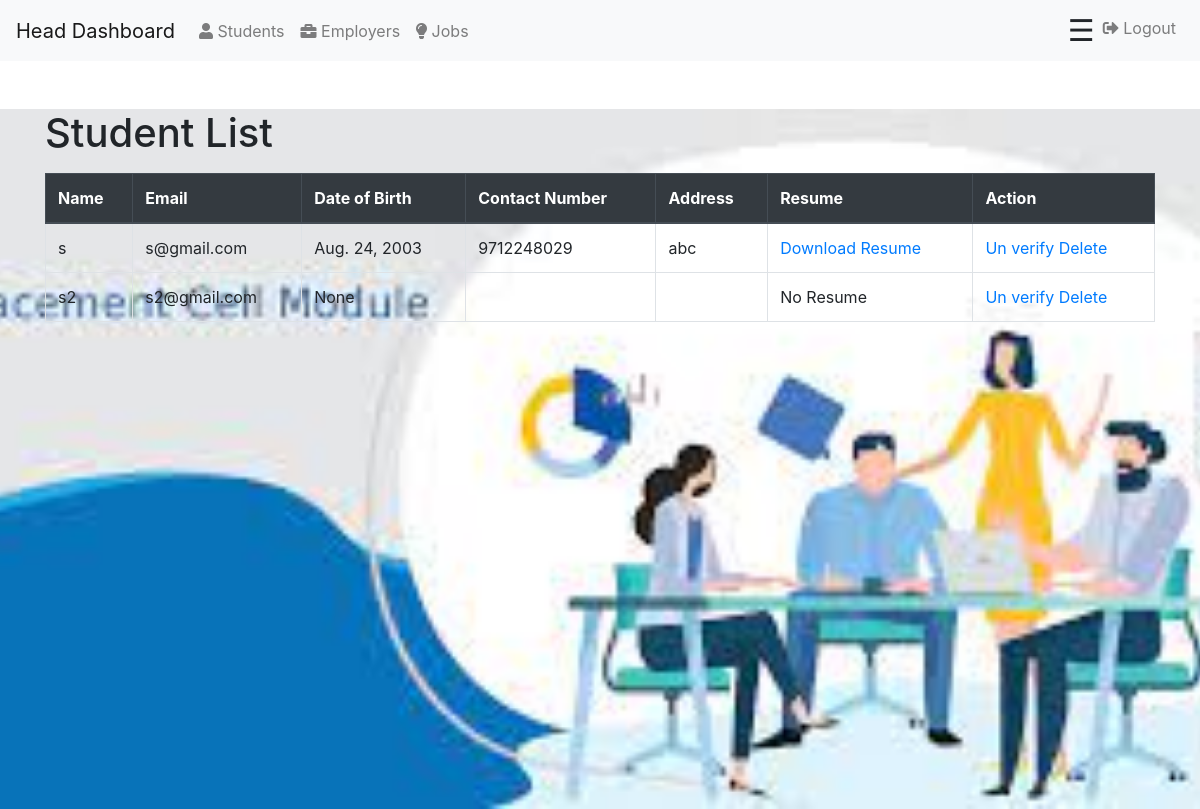
Before: /head/students/ (signed in) with the older database file.
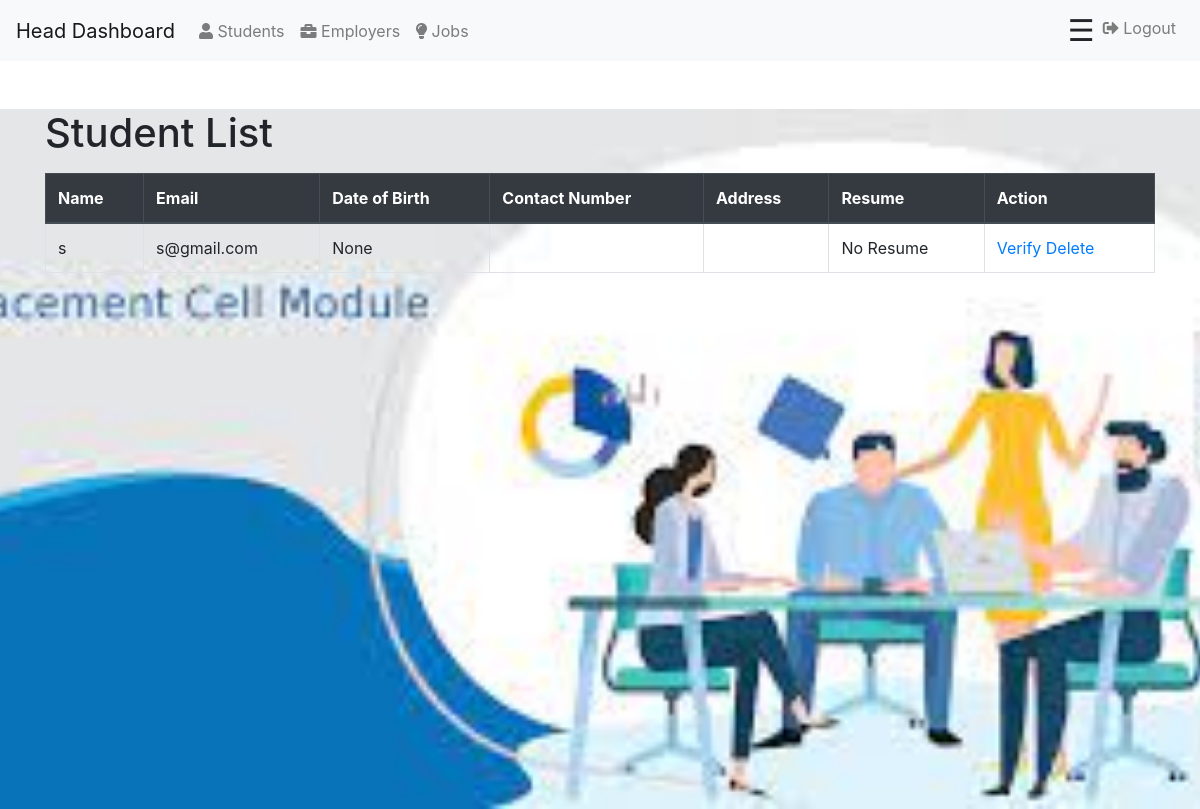
After: the same page with the newer database file.
### user_management/models.py (models this page shows, shortened)
class StudentProfile(models.Model):
    user = models.OneToOneField(CustomUser, on_delete=models.CASCADE)
    full_name = models.CharField(max_length=100)
    date_of_birth = models.DateField(null=True)
    contact_number = models.CharField(max_length=15)
    address = models.TextField()
    spi_semester1 = models.FloatField(null=True)
    spi_semester2 = models.FloatField(null=True)
    spi_semester3 = models.FloatField(null=True)
    spi_semester4 = models.FloatField(null=True)
    spi_semester5 = models.FloatField(null=True)
    spi_semester6 = models.FloatField(null=True)
    spi_semester7 = models.FloatField(null=True)
    spi_semester8 = models.FloatField(null=True)
    cgpa = models.FloatField(null=True, editable=False)
    resume = models.FileField(upload_to='resumes/')
    is_verified = models.BooleanField(default=False)

class CustomUser(AbstractUser):
    email = models.EmailField(unique=True)
    user_type = models.CharField(choices=[('student', 'Student'), ('head', 'Head'), ('employer', "Employer")], max_length=10)
    full_name = models.CharField(max_length=100)

### user_management/views.py (the view)
# urls.py: path('head/students/', views.students_list, name='head_students_list'),
@login_required(login_url='head_login')
def students_list(request):
    students = StudentProfile.objects.all()
    return render(request, 'head_student_list.html', {'students': students})

### user_management/custom_auth.py (called while the page is built)
    def get_user(self, user_id):
        User = get_user_model()
        try:
            return User.objects.get(pk=user_id)
        except User.DoesNotExist:
            return None

### user_management/templates/head_student_list.html
{% extends 'head_dashboard.html' %}
{% block content %}
<div class="container">
    <h1 class="mt-5">Student List</h1>
    <table class="table table-bordered table-hover mt-3">
        <thead class="thead-dark">
            <tr>
                <th>Name</th>
                <th>Email</th>
                <th>Date of Birth</th>
                <th>Contact Number</th>
                <th>Address</th>
                <th>Resume</th>
                <th>Action</th>
            </tr>
        </thead>
        <tbody>
            {% for student in students %}
                <tr>
                    <td>{{ student.full_name }}</td>
                    <td>{{ student.user.email }}</td>
                    <td>{{ student.date_of_birth }}</td>
                    <td>{{ student.contact_number }}</td>
                    <td>{{ student.address }}</td>
                    <td>
                        {% if student.resume %}
                            <a href="{{ MEDIA_URL }}{{ student.resume.url }}" >Download Resume</a>
                        {% else %}
                            No Resume
                        {% endif %}
                    </td>
                    <td>
                        {% if student.is_verified %}
                            <a href="{% url 'head_student_unverify' student.id %}">Un verify</a>
                        {% else %}
                            <a href="{% url 'head_student_verify' student.id %}">Verify</a>
                        {% endif %}
                        <a href="{% url 'head_student_delete' student.id %}">Delete</a>
                    </td>
                </tr>
            {% endfor %}
        </tbody>
    </table>
</div>
{% endblock %}

### user_management/templates/head_dashboard.html (shortened to what this page needs)
<!DOCTYPE html>
<html>
<head>
    <link rel="stylesheet" href="https://stackpath.bootstrapcdn.com/bootstrap/4.5.2/css/bootstrap.min.css">
    <link rel="stylesheet" href="https://cdnjs.cloudflare.com/ajax/libs/font-awesome/5.15.1/css/all.min.css">
    {% load static %}
    <link rel="stylesheet" href="{% static 'css/login.css' %}">
</head>
<body>
    <nav class="navbar navbar-expand-lg navbar-light bg-light">
        <a class="navbar-brand" href="#">Head Dashboard</a>
        <div class="collapse navbar-collapse" id="navbarNav">
            <ul class="navbar-nav">
                <li class="nav-item">
                    <a class="nav-link" href="{% url 'head_students_list' %}">
                        <i class="fas fa-user"></i> Students
                    </a>
                </li>
                <li class="nav-item">
                    <a class="nav-link" href="{% url 'head_employer_list'%}">
                        <i class="fas fa-briefcase"></i> Employers
                    </a>
                </li>
                <li class="nav-item">
                    <a class="nav-link" href="{% url 'head_job_list'%}">
                        <i class="fas fa-lightbulb"></i> Jobs
                    </a>
                </li>
            </ul>
            <ul class="navbar-nav ml-auto">
                <li class="nav-item">
                    <span style="font-size:30px;cursor:pointer" onclick="openNav()">&#9776;</span>
                </li>
                <li class="nav-item">
                    <a class="nav-link" href="{% url 'logout' %}">
                        <i class="fas fa-sign-out-alt"></i> Logout
                    </a>
                </li>
            </ul>
        </div>
    </nav>
    <div class="content">
        {% block content %}
        {% endblock %}
    </div>
</body>
</html>

Changed rows visible on the page:
removed StudentProfile: full_name "s2", user.email "s2@gmail.com", date_of_birth "None", resume "No Resume", is_verified "Un verify"
changed StudentProfile "s@gmail.com": date_of_birth "Aug. 24, 2003" → "None"; contact_number "9712248029" → (not shown); address "abc" → (not shown); resume "Download Resume" → "No Resume"; is_verified "Un verify" → "Verify"
